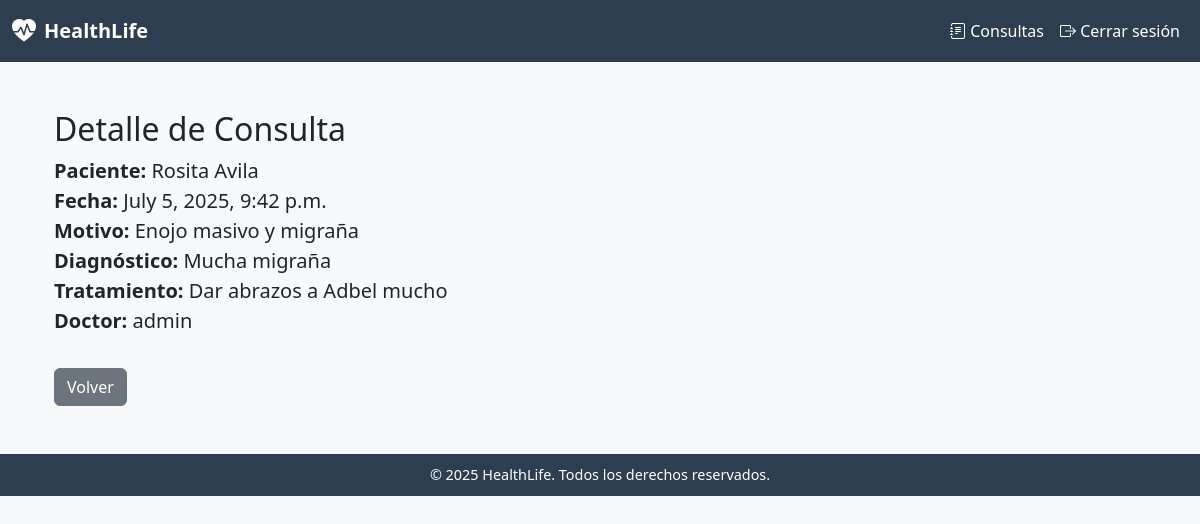
/consultas/consultas/6/ (signed in), run on the app's committed database.
### consultas/models.py (models this page shows, shortened)
class Consulta(models.Model):
    paciente_nombre = models.CharField(max_length=100)
    motivo = models.TextField()
    diagnostico = models.TextField()
    tratamiento = models.TextField()
    fecha = models.DateTimeField(auto_now_add=True)
    doctor = models.ForeignKey(settings.AUTH_USER_MODEL, on_delete=models.CASCADE)

### usuarios/models.py (models this page shows, shortened)
class CustomUser(AbstractUser):
    email = models.EmailField(unique=True)
    firma_digital = models.ImageField(upload_to='firmas/', blank=True, null=True)
    especialidad = models.CharField(max_length=100, blank=True, null=True)
    rol = models.CharField(max_length=50, choices=[
        ('administrador', 'Administrador'),
        ('doctor', 'Doctor'),
        ('recepcionista', 'Recepcionista'),
    ])

### consultas/views.py (the view)
# urls.py: path('consultas/<int:consulta_id>/', views.detalle_consulta, name='detalle_consulta'),
@login_required
def detalle_consulta(request, consulta_id):
    consulta = get_object_or_404(Consulta, id=consulta_id)
    if consulta.doctor != request.user:
        messages.error(request, "🚫 No tienes permiso para ver esta consulta.")
        return redirect('dashboard')
    return render(request, 'consultas/detalle_consulta.html', {'consulta': consulta})

### templates/consultas/detalle_consulta.html
{% extends 'base.html' %}
{% block content %}
<div class="container mt-5">
    <h2>Detalle de Consulta</h2>
    <ul class="list-unstyled fs-5">
        <li><strong>Paciente:</strong> {{ consulta.paciente_nombre|default:"(No indicado)" }}</li>
        <li><strong>Fecha:</strong> {{ consulta.fecha|date:"F j, Y, g:i a" }}</li>
        <li><strong>Motivo:</strong> {{ consulta.motivo }}</li>
        <li><strong>Diagnóstico:</strong> {{ consulta.diagnostico }}</li>
        <li><strong>Tratamiento:</strong> {{ consulta.tratamiento }}</li>
        <li><strong>Doctor:</strong> {{ consulta.doctor.get_full_name|default:consulta.doctor.username }}</li>
    </ul>
    <a href="{% url 'listar_consultas' %}" class="btn btn-secondary mt-3">Volver</a>
</div>
{% endblock %}

### templates/base.html (style rules this page uses)
body { background-color: #f8f9fa; }
.container { margin-top: 30px; }

### data on the page
Consulta: paciente_nombre "Rosita Avila", fecha "July 5, 2025, 9:42 p.m.", motivo "Enojo masivo y migraña", diagnostico "Mucha migraña", tratamiento "Dar abrazos a Adbel mucho", doctor.get_full_name "admin"
